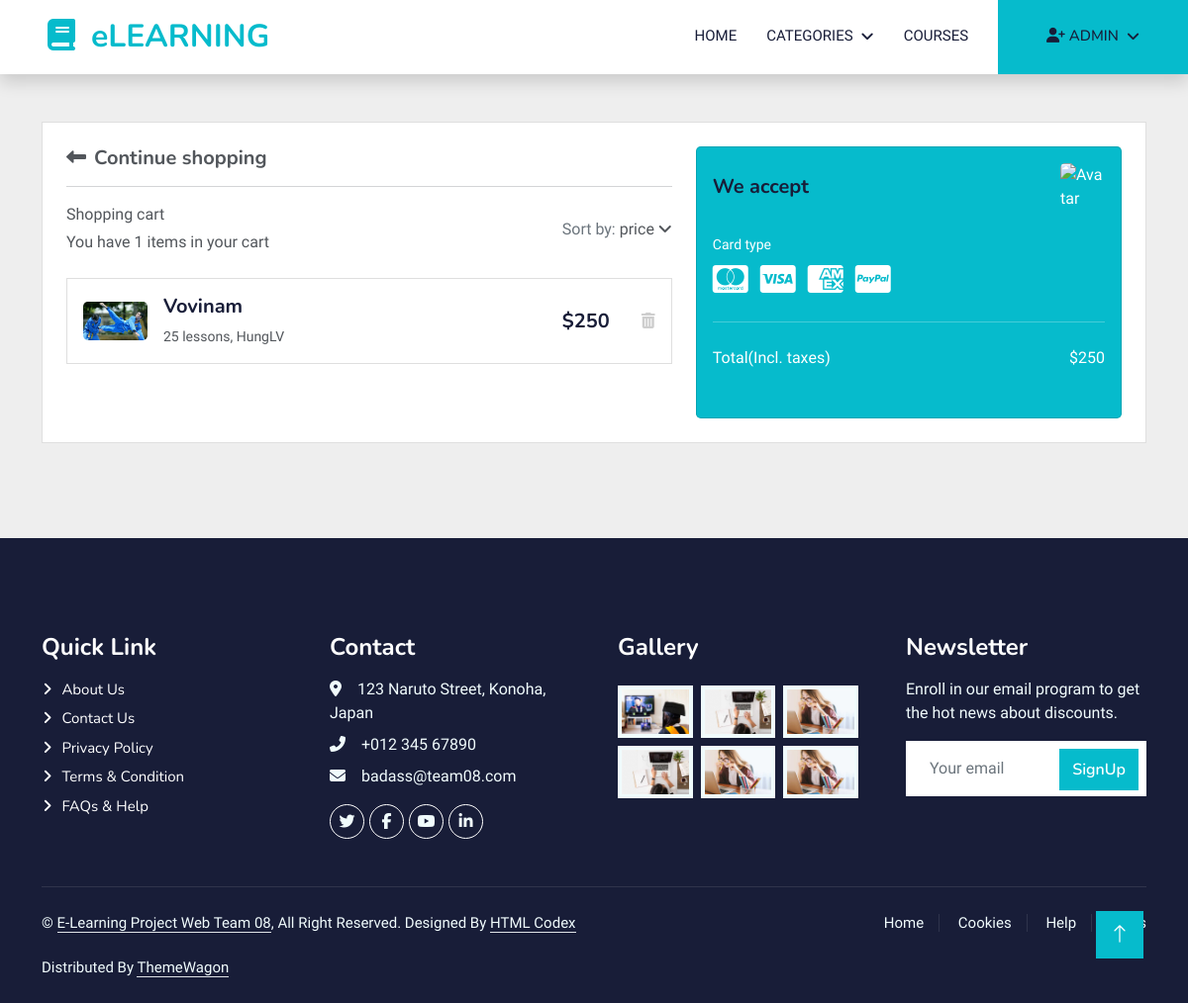
The app's page /cart/ (signed in), older data.
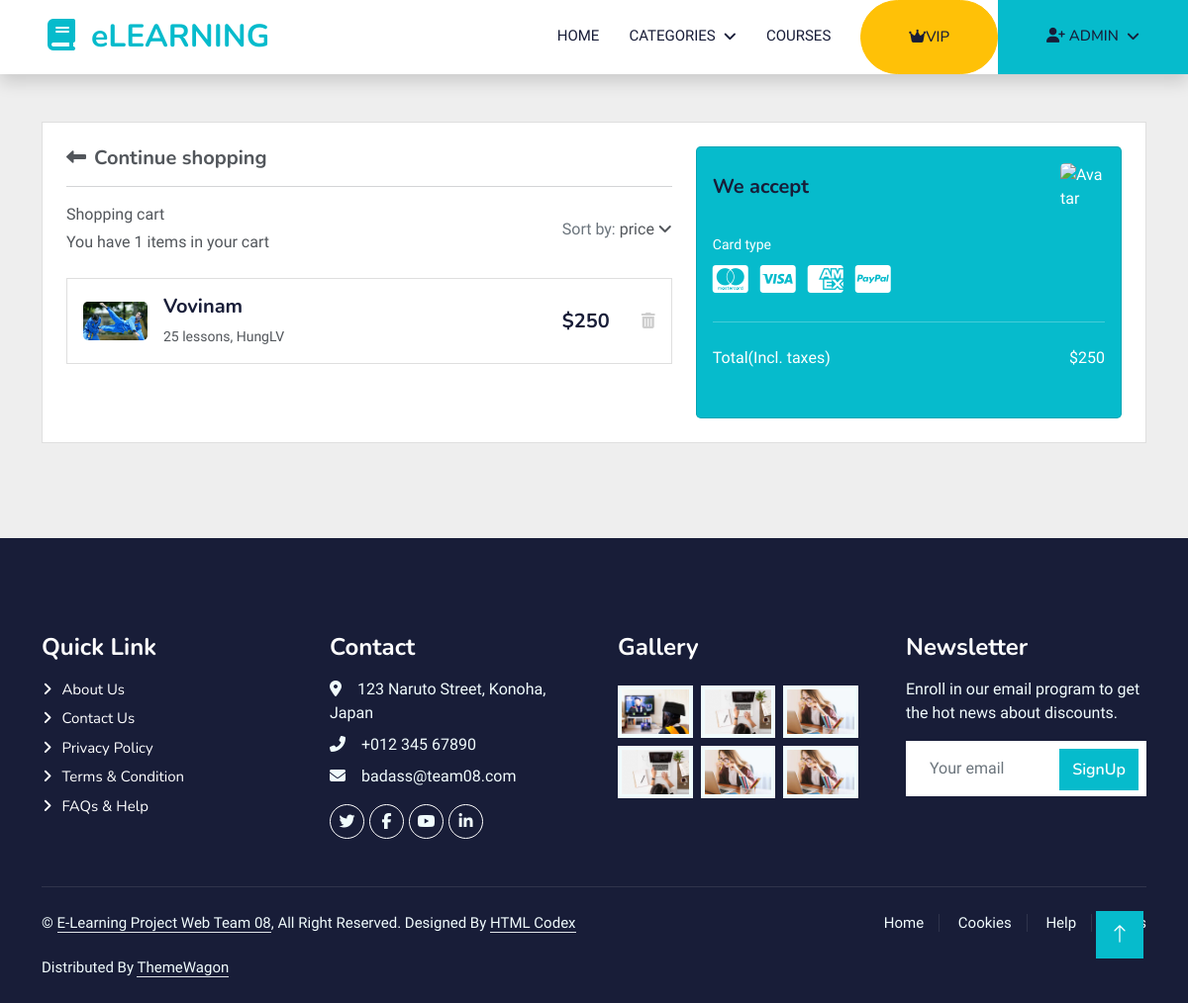
The same page, newer data.
### cart/views.py (the view)
# urls.py: path('cart/', include('cart.urls')),
@login_required
def cart(request, total=0):
    try:
        if request.user.is_authenticated:
            cart = Cart.objects.get(user=request.user)
            cart_items = CartItem.objects.filter(cart=cart)
        if cart_items:
            for cart_item in cart_items:
                total += cart_item.course.price
        else:
            total = 0
    except ObjectDoesNotExist:
        pass
    context = {
        'cart_items': cart_items,
        'total': total,
    }
    return render(request, 'cart/cart.html', context=context)

### account/models.py (called while the page is built)
    def on_subscription(self):
        if self.subscription_expired and self.subscription_expired > datetime.date.today():
            return True
        else:
            return False

### cart/models.py (called while the page is built)
    def get_remove_cart_item_url(self):
        return reverse('remove_cart_item', args=[self.pk])

### course/context_processors.py (called while the page is built)
def menu_links(request):
    links = Category.objects.all()
    return dict(links=links)

### course/models.py (called while the page is built)
    def get_url(self):
        return reverse('course_by_category', args=[self.slug])

### templates/cart/cart.html (shortened to what the changed rows need)
{% extends 'base.html' %} {% load static %}

### templates/includes/navbar.html (shortened to what this page needs)
{% load static %}
<nav
  class="navbar navbar-expand-lg bg-white navbar-light shadow sticky-top p-0"
>
  <a
    href="{% url 'home' %}"
    class="navbar-brand d-flex align-items-center px-4 px-lg-5"
  >
    <h2 class="m-0 text-primary"><i class="fa fa-book me-3"></i>eLEARNING</h2>
  </a>
  <div class="collapse navbar-collapse" id="navbarCollapse">
    <div class="navbar-nav ms-auto p-4 p-lg-0 text-center">
      <a
        href="{% url 'home' %}"
        class="nav-item nav-link {% if request.resolver_match.url_name == 'home' %} active {% endif %}"
        >Home</a
      >
      <div class="nav-item dropdown">
        <a href="#" class="nav-link dropdown-toggle" data-bs-toggle="dropdown"
          >Categories</a
        >
      </div>
      <a
        href="{% url 'course' %}"
        class="nav-item nav-link {% if request.resolver_match.url_name == 'course' %} active {% endif %}"
        >Courses</a
      >
      {% if request.user.on_subscription == True %}
      <button
        type="button"
        data-bs-toggle="modal"
        data-bs-target="#subscriptionModal"
        class="nav-link btn btn-warning rounded-pill my-3 my-lg-0 py-4 px-lg-5 me-0 d-lg-block"
      >
        <i class="fa-solid fa-crown"> </i>VIP
      </button>
      {% endif %} {% if user.is_authenticated %}
      <div class="nav-item dropdown">
        <a
          href="#"
          class="nav-link dropdown-toggle btn btn-primary py-4 px-lg-5 d-lg-block me-0"
          data-bs-toggle="dropdown"
          ><i class="fa-solid fa-user-plus"></i> {{user.first_name}}</a
        >
      </div>
      {% else %}
      <a
        href="{% url 'signup' %}"
        class="nav-link btn btn-primary py-4 px-lg-5 d-lg-block me-0"
        >Join Now<i class="fa fa-arrow-right ms-3"></i
      ></a>
      {% endif %}
    </div>
  </div>
</nav>

Row changes from the older to the newer data that the page shows:
changed Account "ADMIN": subscription_expired "2022-06-13" → "2023-02-28" (drawn)
Text that changed along with them:
text now shown: "VIP"
